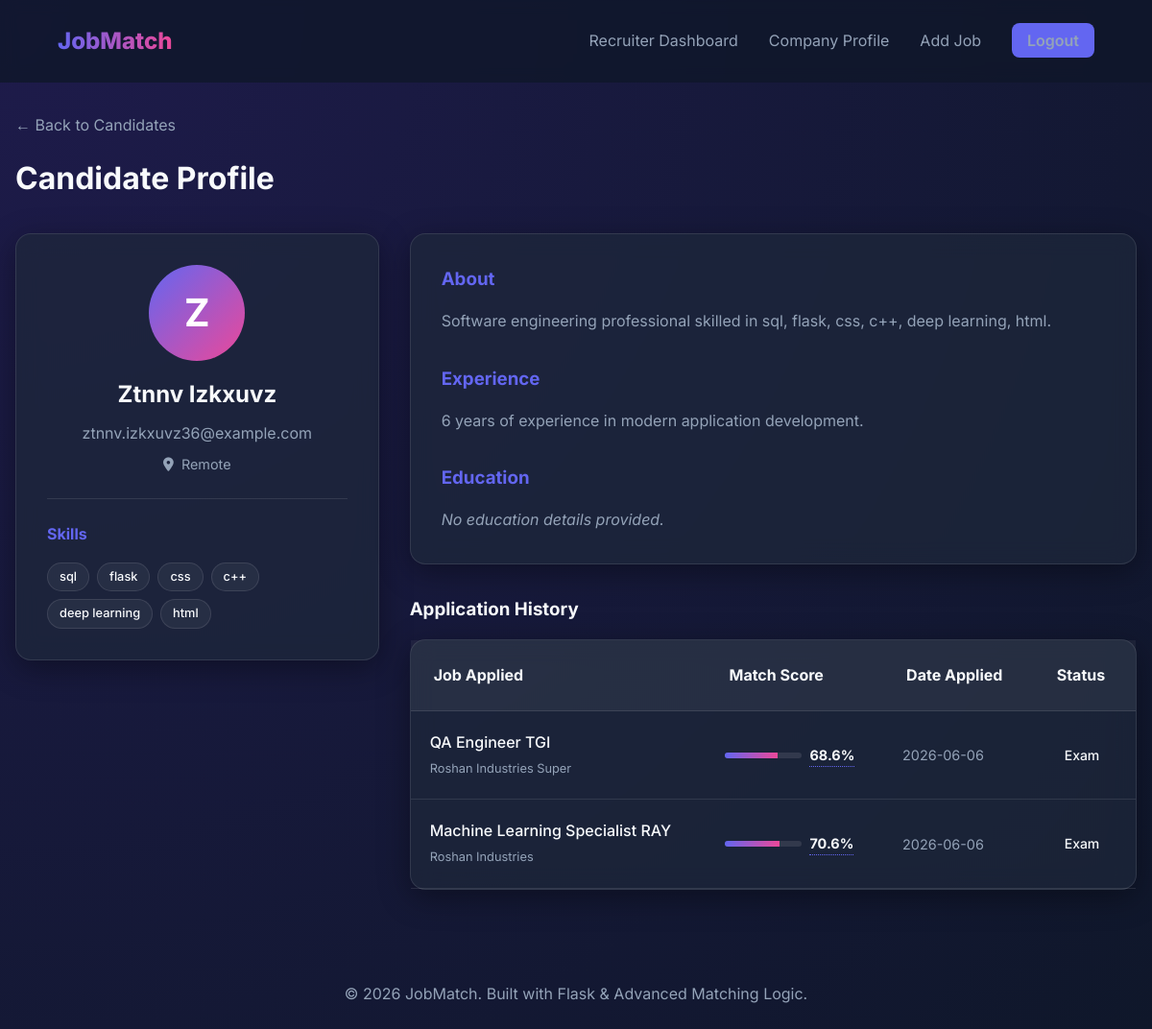
Page /recruiter/candidate/51 (signed in) on the committed database.
### models.py (models this page shows, shortened)
class UserProfile(db.Model):
    id = db.Column(db.Integer, primary_key=True)
    user_id = db.Column(db.Integer, db.ForeignKey('user.id'), nullable=False)
    full_name = db.Column(db.String(100), nullable=False)
    bio = db.Column(db.Text)
    location = db.Column(db.String(100))
    skills = db.Column(db.Text) # Stored as comma-separated values or JSON
    experience = db.Column(db.Text)
    education = db.Column(db.Text)
    resume_path = db.Column(db.String(255))

class User(db.Model, UserMixin):
    id = db.Column(db.Integer, primary_key=True)
    email = db.Column(db.String(120), unique=True, nullable=False)
    password = db.Column(db.String(60), nullable=False)
    role = db.Column(db.String(20), default='candidate') # 'candidate', 'recruiter', or 'admin'
    is_approved = db.Column(db.Boolean, default=True) # Recruiters require admin approval
    profile = db.relationship('UserProfile', backref='user', uselist=False)
    company_profile = db.relationship('CompanyProfile', backref='recruiter', uselist=False)
    applications = db.relationship('Application', backref='user', lazy=True)
    notifications = db.relationship('Notification', backref='user', lazy=True)

class Application(db.Model):
    id = db.Column(db.Integer, primary_key=True)
    user_id = db.Column(db.Integer, db.ForeignKey('user.id'), nullable=False)
    job_id = db.Column(db.Integer, db.ForeignKey('job.id'), nullable=False)
    applied_at = db.Column(db.DateTime, default=datetime.utcnow)
    match_score = db.Column(db.Float, default=0.0)
    status = db.Column(db.String(20), default='Applied') # 'Applied', 'Interviewing', 'Rejected', etc.
    job = db.relationship('Job', backref='applications', lazy=True)

class Job(db.Model):
    id = db.Column(db.Integer, primary_key=True)
    title = db.Column(db.String(150), nullable=False)
    company = db.Column(db.String(100), nullable=False)
    description = db.Column(db.Text, nullable=False)
    skills_required = db.Column(db.Text, nullable=False) # Comma-separated
    location = db.Column(db.String(100))
    salary = db.Column(db.String(50))
    job_type = db.Column(db.String(50), default='Full-time') # Full-time, Internship, etc.
    experience_level = db.Column(db.String(50), default='Entry-level') # Junior, Senior, etc.
    posted_at = db.Column(db.DateTime, default=datetime.utcnow)
    is_active = db.Column(db.Boolean, default=True)
    posted_by = db.Column(db.Integer, db.ForeignKey('user.id'), nullable=True)
    vacancies = db.Column(db.Integer, default=1, nullable=False)

### main.py (the view)
@app.route("/recruiter/candidate/<int:user_id>")
@login_required
def recruiter_candidate_profile(user_id):
    if current_user.role != 'recruiter':
        flash('Access denied!', 'danger')
        return redirect(url_for('dashboard'))
    candidate = User.query.get_or_404(user_id)
    if candidate.role != 'candidate':
        flash('Invalid candidate.', 'danger')
        return redirect(url_for('recruiter_candidates'))
    applications = Application.query.join(Job).filter(Application.user_id == candidate.id, Job.posted_by == current_user.id).order_by(Application.applied_at.desc()).all()
    return render_template('recruiter/candidate_profile.html', candidate=candidate, applications=applications)

### main.py (called while the page is built)
@login_manager.user_loader
def load_user(user_id):
    return User.query.get(int(user_id))

### templates/recruiter/candidate_profile.html (shortened to what this page needs)
{% extends "base.html" %}
{% block content %}
<div class="container">
    <div style="margin-bottom: 2rem;">
        <a href="{{ url_for('recruiter_candidates') }}" style="color: var(--text-secondary); text-decoration: none;">&larr; Back to Candidates</a>
        <h1 style="margin-top: 1rem;">Candidate <span>Profile</span></h1>
    </div>
    <div style="display: grid; grid-template-columns: 1fr 2fr; gap: 2rem; margin-bottom: 2rem;">
        <div class="glass-card" style="padding: 2rem; height: fit-content;">
            <div style="text-align: center; margin-bottom: 1.5rem;">
                <div style="width: 100px; height: 100px; background: linear-gradient(135deg, var(--primary), var(--secondary)); border-radius: 50%; display: flex; align-items: center; justify-content: center; margin: 0 auto 1rem auto; font-size: 2.5rem; color: white; font-weight: 700;">
                    {{ (candidate.profile.full_name or 'A')[0].upper() }}
                </div>
                <h2 style="color: var(--text-primary); margin-bottom: 0.5rem;">{{ candidate.profile.full_name or 'Anonymous User' }}</h2>
                <p style="color: var(--text-secondary);">{{ candidate.email }}</p>
                {% if candidate.profile.location %}
                <p style="color: var(--text-secondary); font-size: 0.9rem; margin-top: 0.5rem;">
                    <i class="fas fa-map-marker-alt" style="margin-right: 0.5rem;"></i>{{ candidate.profile.location }}
                </p>
                {% endif %}
            </div>
            <div style="border-top: 1px solid var(--glass-border); padding-top: 1.5rem;">
                <h4 style="color: var(--primary); margin-bottom: 1rem;">Skills</h4>
                <div style="display: flex; flex-wrap: wrap; gap: 0.5rem;">
                    {% if candidate.profile.skills %}
                        {% for skill in candidate.profile.skills.split(',') %}
                        <span class="badge badge-match" style="font-size: 0.8rem; border-color: rgba(255,255,255,0.1); background: rgba(255,255,255,0.05); color: var(--text-primary);">{{ skill.strip() }}</span>
                        {% endfor %}
                    {% else %}
                        <p style="font-size: 0.9rem; font-style: italic; color: var(--text-secondary);">No skills listed.</p>
                    {% endif %}
                </div>
            </div>
        </div>
        <div>
            <div class="glass-card" style="padding: 2rem; margin-bottom: 2rem;">
                <h3 style="color: var(--primary); margin-bottom: 1rem;">About</h3>
                {% if candidate.profile.bio %}
                    <p style="color: var(--text-secondary); line-height: 1.6;">{{ candidate.profile.bio }}</p>
                {% else %}
                    <p style="font-style: italic; color: var(--text-secondary);">No bio provided.</p>
                {% endif %}
                <h3 style="color: var(--primary); margin-bottom: 1rem; margin-top: 2rem;">Experience</h3>
                {% if candidate.profile.experience %}
                    <p style="color: var(--text-secondary); line-height: 1.6;">{{ candidate.profile.experience }}</p>
                {% else %}
                    <p style="font-style: italic; color: var(--text-secondary);">No experience detailed.</p>
                {% endif %}
                <h3 style="color: var(--primary); margin-bottom: 1rem; margin-top: 2rem;">Education</h3>
                {% if candidate.profile.education %}
                    <p style="color: var(--text-secondary); line-height: 1.6;">{{ candidate.profile.education }}</p>
                {% else %}
                    <p style="font-style: italic; color: var(--text-secondary);">No education details provided.</p>
                {% endif %}
            </div>
            <h3 style="margin-bottom: 1rem;">Application <span>History</span></h3>
            {% if applications %}
            <div class="glass-card" style="padding: 0;">
                <table style="width: 100%; border-collapse: collapse; text-align: left;">
                    <thead>
                        <tr style="background: rgba(255,255,255,0.05); border-bottom: 1px solid var(--glass-border);">
                            <th style="padding: 1.5rem;">Job Applied</th>
                            <th style="padding: 1.5rem;">Match Score</th>
                            <th style="padding: 1.5rem;">Date Applied</th>
                            <th style="padding: 1.5rem;">Status</th>
                        </tr>
                    </thead>
                    <tbody>
                        {% for app in applications %}
                        <tr style="border-bottom: 1px solid var(--glass-border); transition: 0.3s;" onmouseover="this.style.background='rgba(255,255,255,0.02)'" onmouseout="this.style.background='transparent'">
                            <td style="padding: 1.25rem;">
                                <span style="display: block; font-weight: 500;">{{ app.job.title }}</span>
                                <span style="font-size: 0.8rem; color: var(--text-secondary);">{{ app.job.company }}</span>
                            </td>
                             <td style="padding: 1.25rem;">
                                <div class="match-score-detail-trigger" style="display: flex; align-items: center; gap: 0.5rem; cursor: pointer;"
                                     data-candidate-name="{{ candidate.profile.full_name or 'New User' }}"
                                     data-candidate-skills="{{ candidate.profile.skills or '' }}"
                                     data-job-title="{{ app.job.title }}"
                                     data-job-skills="{{ app.job.skills_required or '' }}"
                                     data-score="{{ app.match_score }}"
                                     data-candidate-bio="{{ candidate.profile.bio or '' }}"
                                     data-candidate-experience="{{ candidate.profile.experience or '' }}"
                                     data-candidate-education="{{ candidate.profile.education or '' }}"
                                     data-candidate-location="{{ candidate.profile.location or '' }}"
                                     data-candidate-resume="{{ url_for('recruiter_view_resume', user_id=candidate.id) if (candidate.profile and candidate.profile.resume_path) else '' }}"
                                     title="Click to view match score details">
                                    <div style="width: 80px; height: 6px; background: rgba(255,255,255,0.1); border-radius: 3px; overflow: hidden;">
                                        <div style="width: {{ app.match_score }}%; height: 100%; background: linear-gradient(to right, var(--primary), var(--secondary));"></div>
                                    </div>
                                    <span style="font-weight: 700; font-size: 0.9rem; color: var(--text-primary); border-bottom: 1px dotted var(--primary);">{{ app.match_score }}%</span>
                                </div>
                            </td>
                            <td style="padding: 1.25rem; font-size: 0.9rem; color: var(--text-secondary);">
                                {{ app.applied_at.strftime('%Y-%m-%d') }}
                            </td>
                            <td style="padding: 1.25rem;">
                                <span class="badge" style="
                                ">
                                    {{ app.status }}
                                </span>
                            </td>
                        </tr>
                        {% endfor %}
                    </tbody>
                </table>
            </div>
            {% else %}
            <div class="glass-card" style="padding: 2rem; text-align: center;">
                <p style="color: var(--text-secondary); margin: 0;">No applications found.</p>
            </div>
            {% endif %}
        </div>
    </div>
</div>
{% endblock %}

### static/css/style.css (style rules this page uses)
:root { --primary: #6366f1; --primary-hover: #4f46e5; --secondary: #ec4899; --bg-dark: #0f172a; --card-bg: rgba(30, 41, 59, 0.7); --glass-border: rgba(255, 255, 255, 0.1); --text-primary: #f8fafc; --text-secondary: #94a3b8; --accent-success: #10b981; --accent-warning: #f59e0b; }
* { margin: 0; padding: 0; box-sizing: border-box; font-family: 'Inter', sans-serif; }
body { background: radial-gradient(circle at top left, #1e1b4b, #0f172a); color: var(--text-primary); min-height: 100vh; line-height: 1.6; }
.glass-card { background: var(--card-bg); backdrop-filter: blur(12px); -webkit-backdrop-filter: blur(12px); border: 1px solid var(--glass-border); border-radius: 1rem; padding: 2rem; box-shadow: 0 8px 32px 0 rgba(0, 0, 0, 0.37); }
.container { max-width: 1200px; margin: 2rem auto; padding: 0 1rem; }
.badge { padding: 0.25rem 0.75rem; border-radius: 9999px; font-size: 0.875rem; font-weight: 500; }
.badge-match { background: rgba(16, 185, 129, 0.2); color: var(--accent-success); border: 1px solid var(--accent-success); }
.glass-card { animation: fadeIn 0.4s ease-out; }
tr { transition: background-color 0.3s ease; }

### rows in the picture
UserProfile: full_name "Z", profile "Ztnnv Izkxuvz", profile.location "Remote", profile.bio "Software engineering professional skilled in sql, flask, css, c++, deep learning, html.", profile.experience "6 years of experience in modern application development."
User: email "ztnnv.izkxuvz36@example.com"
Application: job "QA Engineer TGI", job.company "Roshan Industries Super", match_score "68.6", applied_at "2026-06-06", status "Exam"
Application: job "Machine Learning Specialist RAY", job.company "Roshan Industries", match_score "70.6", applied_at "2026-06-06", status "Exam"

### other values in the picture
{{ skill.strip() }} "sql" "flask" "css" "c++" "deep learning" "html"
